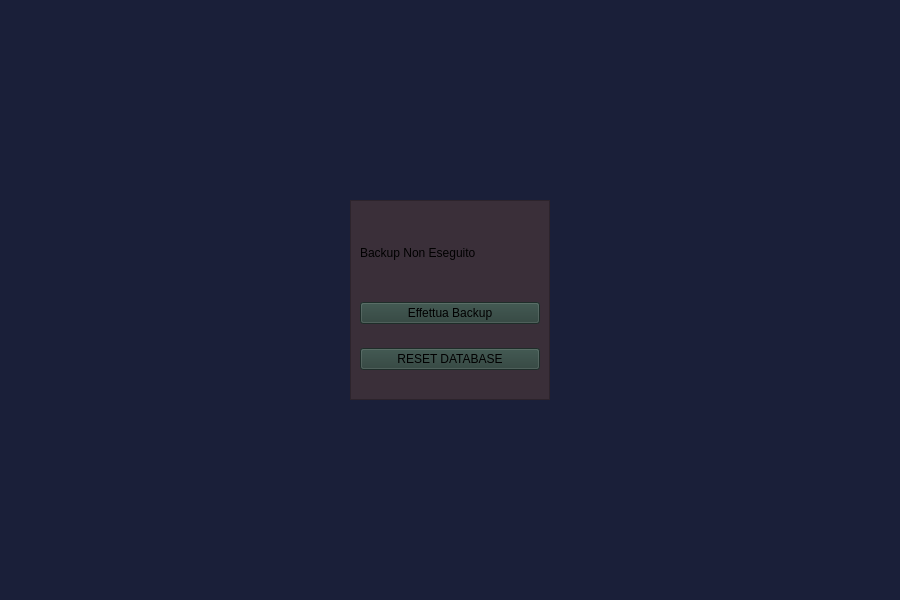
<?xml version="1.0" encoding="UTF-8"?>
<ui version="4.0">
 <class>Prodotti</class>
 <widget class="QWidget" name="Prodotti">
  <property name="geometry">
   <rect>
    <x>0</x>
    <y>0</y>
    <width>900</width>
    <height>600</height>
   </rect>
  </property>
  <property name="windowTitle">
   <string>Form</string>
  </property>
  <property name="layoutDirection">
   <enum>Qt::LeftToRight</enum>
  </property>
  <property name="autoFillBackground">
   <bool>false</bool>
  </property>
  <property name="styleSheet">
   <string notr="true">#Prodotti{
	background-color:#1a1f39;
}
#frame{
	background-color:#3a2f39;
}
</string>
  </property>
  <layout class="QHBoxLayout" name="horizontalLayout">
   <item>
    <widget class="QFrame" name="frame">
     <property name="maximumSize">
      <size>
       <width>200</width>
       <height>200</height>
      </size>
     </property>
     <property name="styleSheet">
      <string notr="true">#effettuaBackup, #resetDatabase{
	background-color:#2a3f39;
}</string>
     </property>
     <property name="frameShape">
      <enum>QFrame::StyledPanel</enum>
     </property>
     <property name="frameShadow">
      <enum>QFrame::Raised</enum>
     </property>
     <layout class="QVBoxLayout" name="verticalLayout_2">
      <item>
       <widget class="QLabel" name="stato">
        <property name="maximumSize">
         <size>
          <width>16777215</width>
          <height>50</height>
         </size>
        </property>
        <property name="text">
         <string>Backup Non Eseguito</string>
        </property>
        <property name="alignment">
         <set>Qt::AlignLeading|Qt::AlignLeft|Qt::AlignVCenter</set>
        </property>
       </widget>
      </item>
      <item>
       <widget class="QPushButton" name="effettuaBackup">
        <property name="maximumSize">
         <size>
          <width>200</width>
          <height>16777215</height>
         </size>
        </property>
        <property name="cursor">
         <cursorShape>PointingHandCursor</cursorShape>
        </property>
        <property name="layoutDirection">
         <enum>Qt::LeftToRight</enum>
        </property>
        <property name="text">
         <string>Effettua Backup</string>
        </property>
        <property name="checkable">
         <bool>false</bool>
        </property>
       </widget>
      </item>
      <item>
       <widget class="QPushButton" name="resetDatabase">
        <property name="styleSheet">
         <string notr="true">#pushButton_2{
	background-color:#9a3f39;
}</string>
        </property>
        <property name="text">
         <string>RESET DATABASE</string>
        </property>
       </widget>
      </item>
     </layout>
    </widget>
   </item>
  </layout>
 </widget>
 <resources>
  <include location="../../../resourcesForUsatoBeato/assets/resources.qrc"/>
 </resources>
 <connections/>
</ui>
